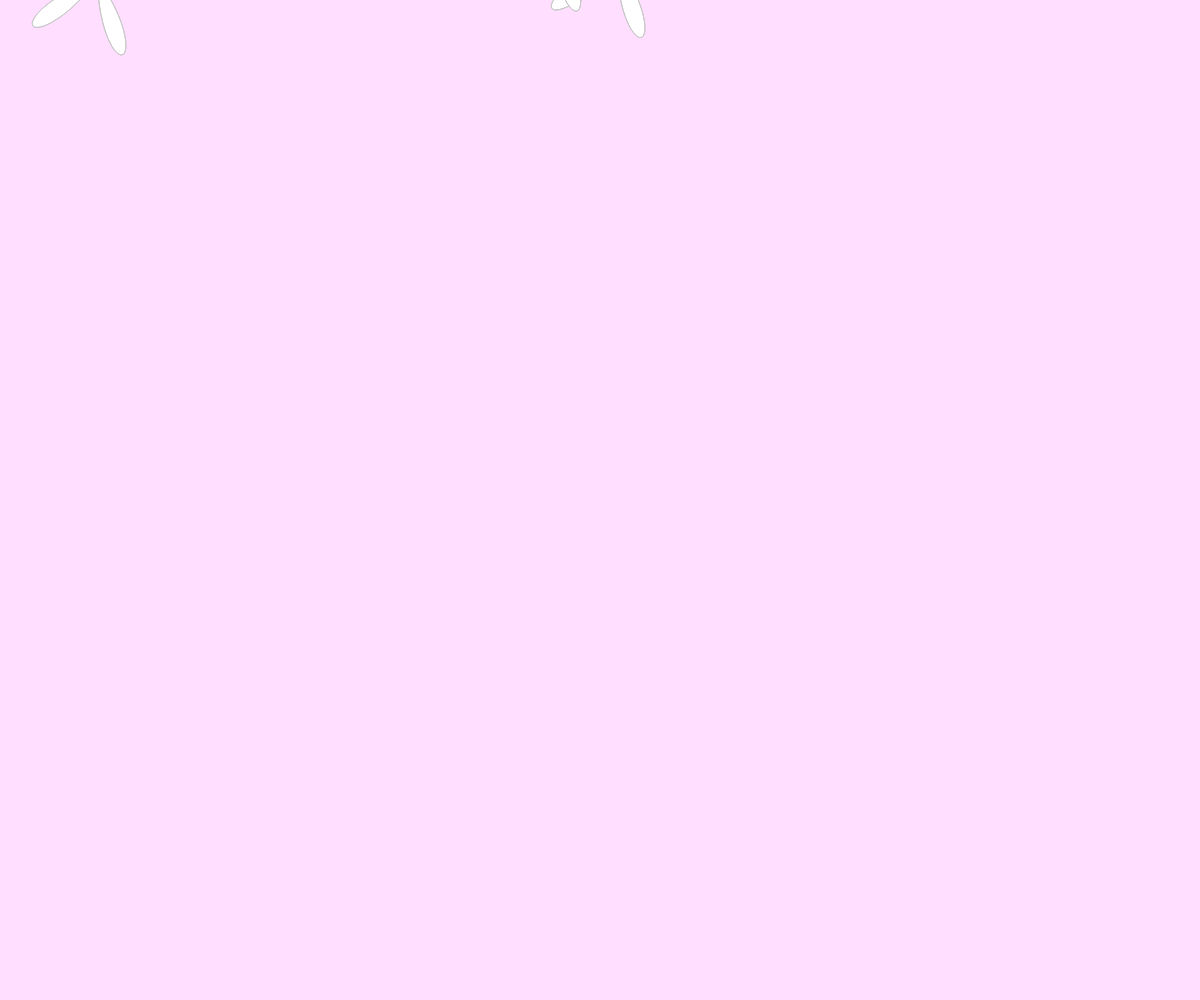
Frame 1 (no input)
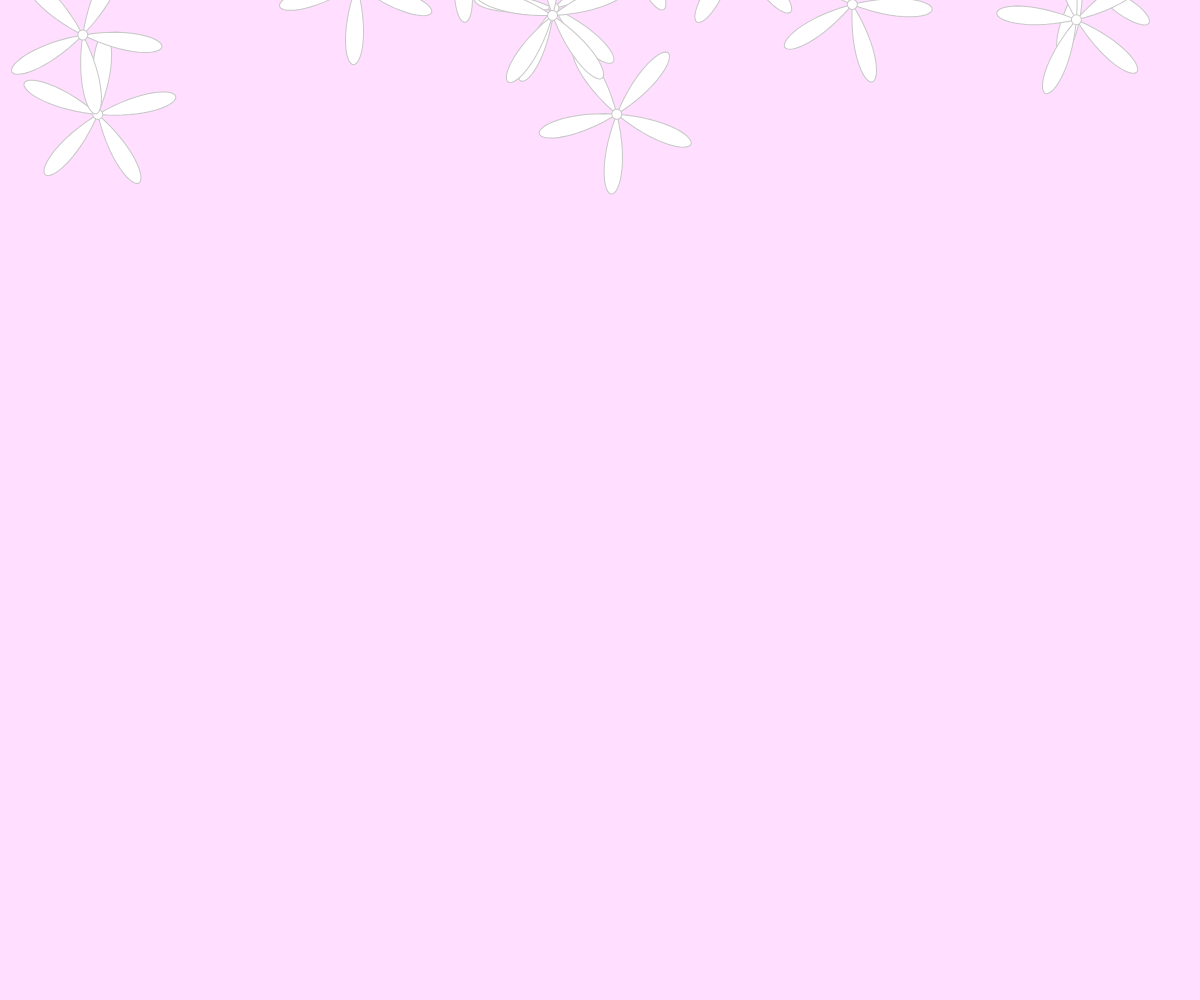
Frame 60 (no input)
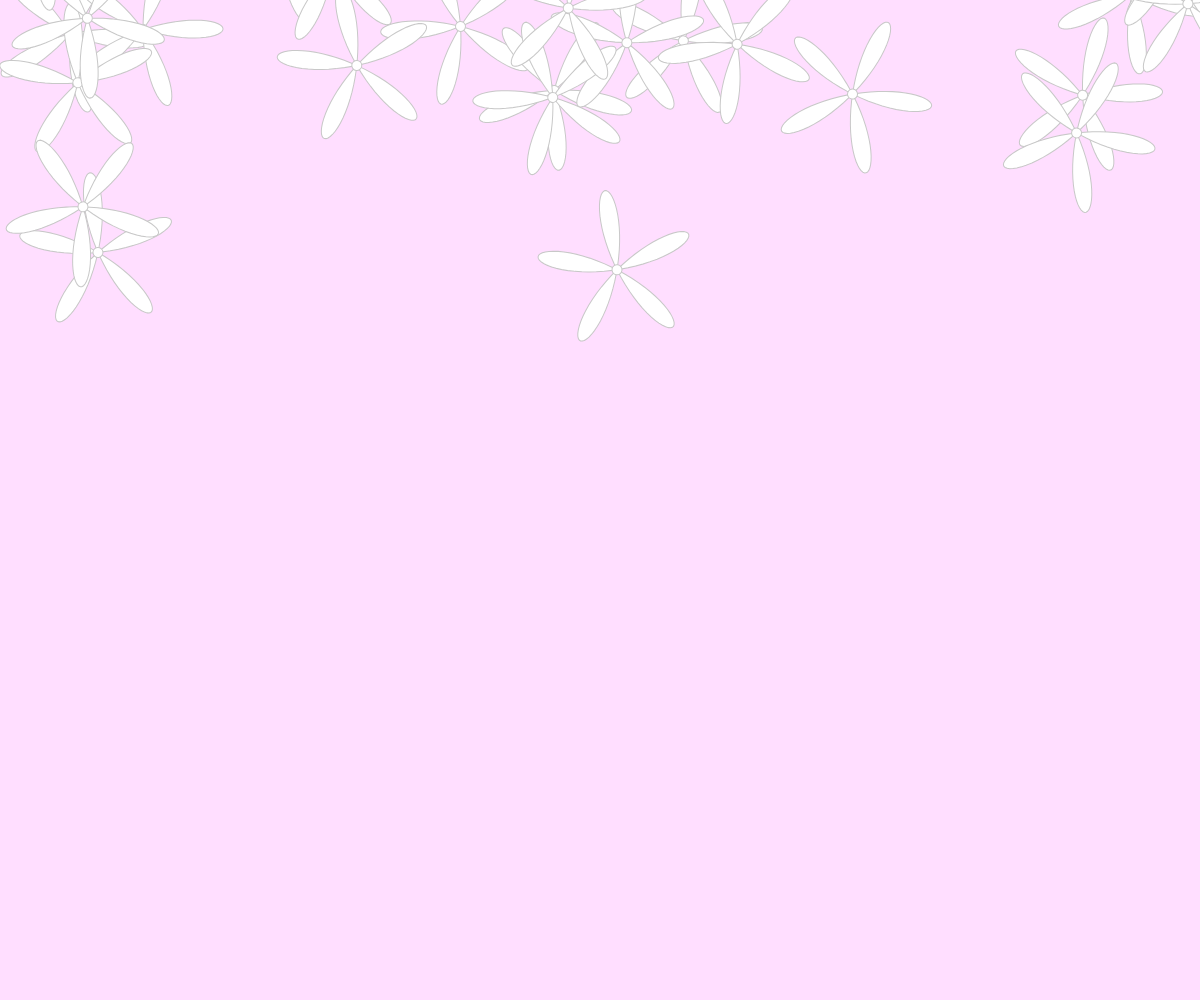
Frame 120 (the mouse pressed at the canvas centre since frame 60)

The p5.js sketch that drew these frames (run headless with seeded random() and noise() and a simulated clock; from frame 60 on, the mouse is pressed at the canvas centre):

// p5.js sketch
// ── sketch.js
// written ontop of Daniel Shiffman's Mathematical Roses example
// his video: https://youtu.be/f5QBExMNB1I


var d = 1;
var n = 5;
var k = n / d;
var flowers = [];


function setup() {
  createCanvas(windowWidth, windowHeight);
  for(var i=0;i<34;i++){
    let y = random(-400, -20)
    let x = random(0, width)
    flowers[i] = new flower(x, y)
  }
}

function draw() {
 
  background(255, 222, 255);
  for(var i=flowers.length-1;i>0;i--){
    flowers[i].show()
    flowers[i].update()
    if(flowers[i].y > width+80){
      flowers[i].y = random(-200, -20)
    }
  }
  
  // noLoop();
}

function flower(x,y){
  this.x = x
  this.y = y
  this.a = 0
  this.aspeed = random(0.02, 0.05)
  this.yspeed = random(1, 3)
  this.show = function(){
    push();
    translate(this.x, this.y);
    beginShape();
    fill(255, 255,255);
    rotate(this.a)
    // noFill();
    stroke(200);
    for (var a = 0; a < TWO_PI * d; a += 0.02) {
      var r = 80 * cos(k * a);
      var x = r * cos(a);
      var y = r * sin(a);
      vertex(x, y);
    }
    endShape(CLOSE);
    this.a+=this.aspeed
    ellipse(0, 0, 10, 10)
    pop();
    
  }
  this.update = function(){
    this.y+=this.yspeed
    this.x+=0.003
  }
}
